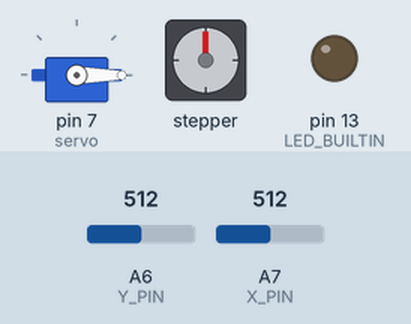
A sketch run on a simulated Arduino Nano, built with avr-gcc and run on an emulated ATmega328P. On the bench: servo, stepper motor, output pins drawn as LEDs (lit = HIGH). Inputs (shaded band) come from the test bench; at power-on: A7 (X_PIN) = 512, A6 (Y_PIN) = 512. Stepper angles assume 360 steps per turn.

Above: at 1.2 s.
1.3 s: A7 (X_PIN) set to 530
At 1.78 s:
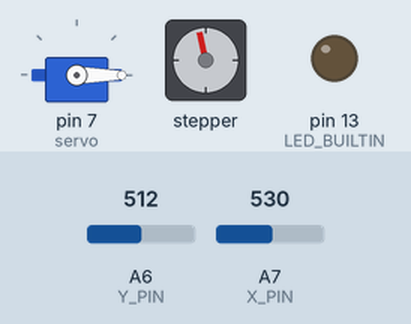
4.3 s: A6 (Y_PIN) set to 489
7.3 s: A6 (Y_PIN) set to 467
At 7.7 s:
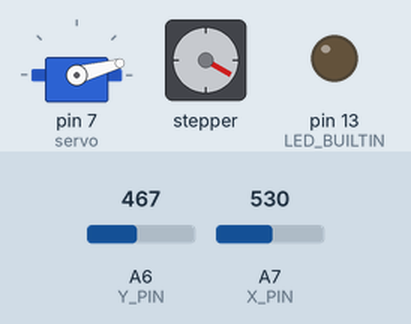
10.3 s: A7 (X_PIN) set to 511
At 12.1 s:
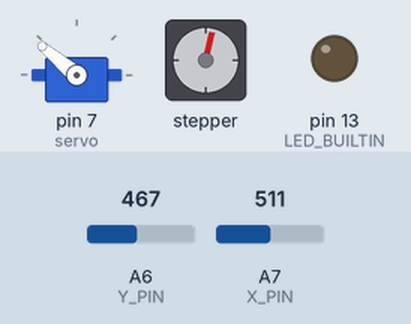
12.4 s: A6 (Y_PIN) set to 507
13.9 s: A6 (Y_PIN) set to 527
At 17.66 s:
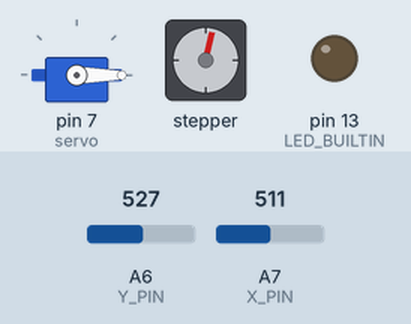
Timing chart, 0 to 17.9 s (numbered marks = the images above; inputs shaded):
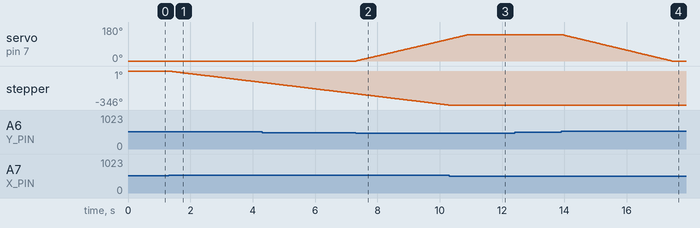

Measured:
- the behaviour switches between 520 and 521 on A7 (X_PIN) (found by bisection; images 0 and 1)
- the behaviour switches between 481 and 480 on A6 (Y_PIN) (found by bisection; images 1 and 2)
- the behaviour switches between 519 and 520 on A6 (Y_PIN) (found by bisection; images 3 and 4)
- after the input at 1.3 s, stepper: keeps turning counter-clockwise at about 39°/s, starting at once
- after the input at 7.3 s, servo on pin 7 (servo): moves from 0° to 115° over 3.0 s, starting at once
- after the input at 10.3 s, stepper: stops changing and stays -346°
- after the input at 12.4 s, every drawn part: stays the same
- after the input at 13.9 s, servo on pin 7 (servo): moves from 140° to 0° over 3.5 s, starting at once

The sketch:

arduino-rc-car.ino
```cpp
#include "Config.h"
#include "Torret.h"

void setup() {
    torret_setup();
    Serial.begin(115200);
    pinMode(LED_BUILTIN, OUTPUT);
}

void loop() {
    digitalWrite(LED_BUILTIN, LOW);
    torret_loop();
}
```

Torret.cpp
```cpp
/*
** Torret - Camera Torret with two-axis rotation
*/
#include <Arduino.h>
#include <Stepper.h>
#include <Servo.h>

#include "Torret.h"
#include "Config.h"

const float stepsPerRevolution = 360;               // How many steps for a complete revolution

Servo servo;                                        // servo control y-axis
Stepper stepper(stepsPerRevolution, 8, 9, 10, 11);  // stepper control x-axis rotation

int pos = 0;                    // y-axis position
int xpos = 0;                   // x-axis position
int x_value = 0;
int y_value = 0;

void torret_setup() {
    servo.attach(7);
    servo.write(Y_MAX);
    stepper.setSpeed(360);
    stepper.step(0);
}

/*
** Given a joystick value it returns the increment factor for
*/
int get_speed(int value, int axis) {
    switch (value) {
        case 820 ... 1024:
            if (axis == Y_VAL) return -3;
            else return 3;
            break;
        case 720 ... 819:
            if (axis == Y_VAL) return -2;
            else return 2;
            break;
        case 520 ... 719:
            if (axis == Y_VAL) return -1;
            else return 1;
            break;
        case 280 ... 480:
            if (axis == Y_VAL) return 1;
            else return -1;
            break;
        case 100 ... 279:
            if (axis == Y_VAL) return 2;
            else return -2;
            break;
        case 0 ... 99:
            if (axis == Y_VAL) return 3;
            else return -3;
            break;
        default:
            return 0;
            break;
    }
}

void torret_loop() {
    x_value = analogRead(X_PIN);                    // Read jostick's x and y values
    y_value = analogRead(Y_PIN);

    int spd = get_speed(y_value, Y_VAL);            // Get increment factor for y-axis
    if (spd > 0) {
        if (pos + STEP_VAL * spd > Y_MAX) {
            pos = Y_MAX;
        } else {
            pos += STEP_VAL * spd;
        }
    }
    if (spd < 0) {
        if (pos + STEP_VAL * spd < Y_MIN) {
            pos = Y_MIN;
        } else {
            pos += STEP_VAL * spd;
        }
    }


    if (x_value < 470) {
        stepper.step(1);
        if (VERBOSE) Serial.println("CW");
    }

    if (x_value > 520) {
        stepper.step(-1);
        if (VERBOSE) Serial.println("CCW");
    }

    if (VERBOSE) {
        Serial.print("X: ");
        Serial.println(x_value);
        Serial.print("Y: ");
        Serial.println(y_value);
        Serial.print("Y SPD: ");
        Serial.println(spd);
        Serial.print("Y POS: ");
        Serial.println(pos);
    }

    servo.write(pos);

    delay(25);
}
```

Torret.h
```cpp
#ifndef TORRET_DEFINED
#define TORRET_DEFINED

#define STEP_VAL 1

#define X_PIN A7                // X-axis pin
#define X_VAL 1
#define X_MAX 200
#define X_MIN -200

#define Y_PIN A6                // Y-axis
#define Y_VAL 2
#define Y_MAX 140
#define Y_MIN 0

void torret_setup();
void torret_loop();
#endif
```

Config.h
```cpp
#ifndef CONFIG_DEFINED

// Controls debugging information display on UART
#define VERBOSE false

#endif
```
